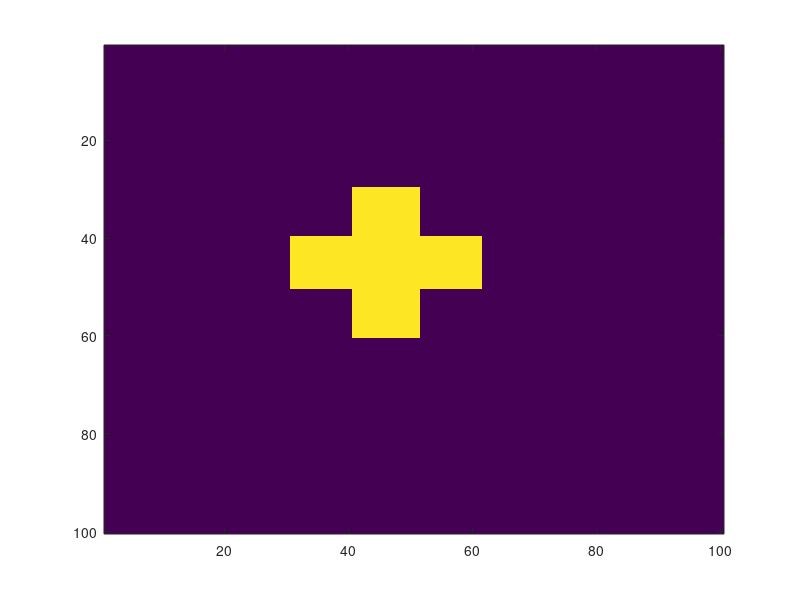
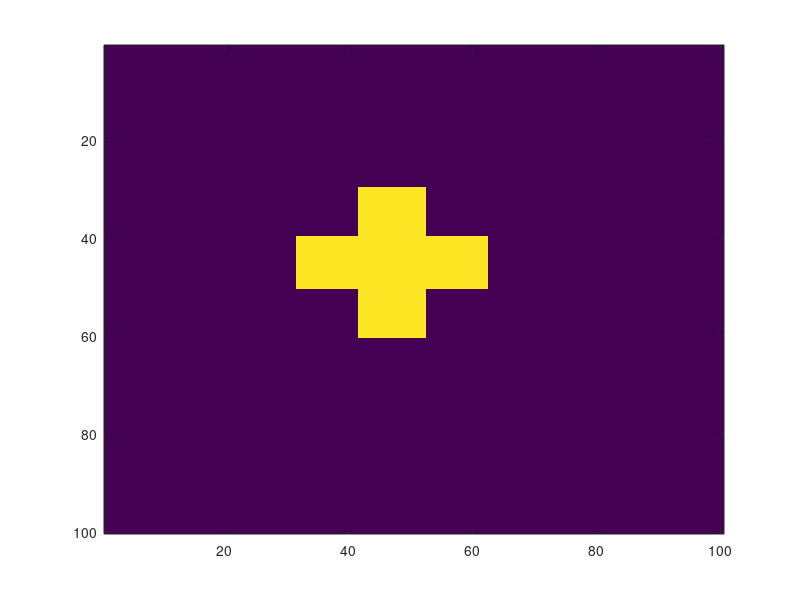
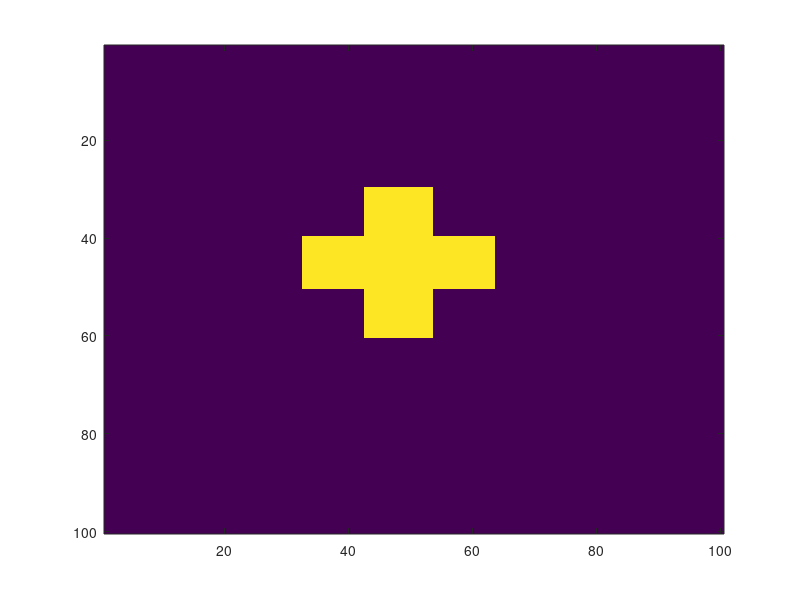
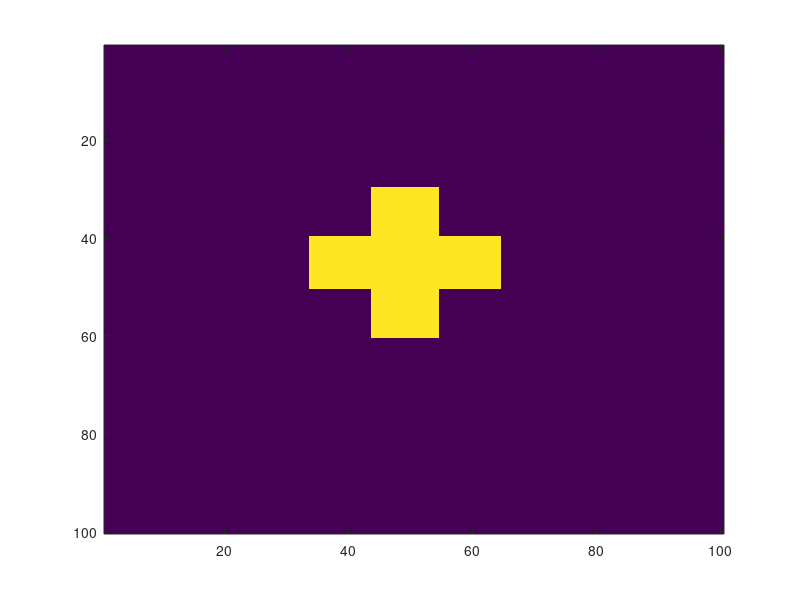

Here is the MATLAB script that generated these plots, in order:
% 2d Mesh with moving Addition object

clc
clear all
close all

%set lenghth X and Y
xlen = 100;
ylen = 100;


xvec = [1:1:xlen];
yvec = [1:1:ylen];

%create a 2D mesh

[X,Y] = meshgrid(xvec,yvec);

Z = zeros(size(X)); %zeroes(100,1000)

%we can use imagesc(Z) and colorbar for visualisation of object

%define the shape of object

xmin=30; xmax=60; %shows on y axis
ymin=40; ymax=50;
% Z(xmin:xmax,ymin:ymax) = 1;
%imagesc(Z)
 nsteps = 15;
 step_size = 15;
 %loop over
 x2min=40; x2max=50; %shows on y axis
y2min=30; y2max=60;
 
 for ii=1:nsteps
   Z(xmin:xmax,xmin+ii-step_size:xmax+ii-step_size)=0;
   Z(xmin:xmax,ymin+ii:ymax+ii) = 1;
   Z(x2min:x2max,x2min+ii-step_size:x2max+ii-step_size)=0;
   Z(x2min:x2max,y2min+ii:y2max+ii) = 1;
   figure();
   imagesc(Z);
     
 end
